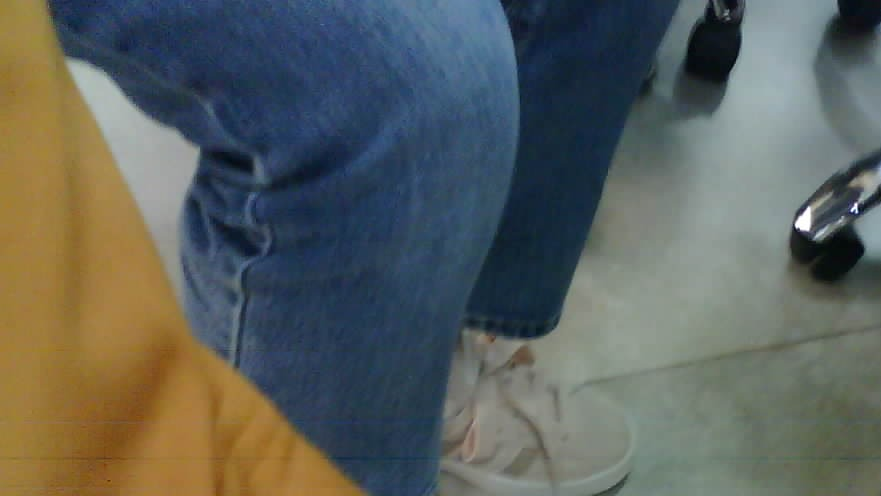
#> input picture File Coba ESP32/1.jpg, 881 x 496 px, found by its file name
$ jupyter execute ImageExtractionPythonSimulation.ipynb
#> lines starting #> are read from the running program, lines starting #| are printed output that depends on the picture; after the words box and inside, x2 and y2 are one past the last pixel; in counts of white or black regions, pixels touching at a corner belong together
##### Metrics for Classification Sticth Fabric Detection
- Accuracy (Most Important)
- F1 Score
- Precision
- Recall
- Time Complexity (Important)
- ROC AUC (Optional)
- Kappa (Optional)
- MCC (Optional)

### Calculation Metrics

- **Confusion Matrix**: Defined as TP (True Positive), FP (False Positive), FN (False Negative), TN (True Negative)

- **Accuracy**: `(TP + TN) / (TP + TN + FN + FP)`

- **Error Rate**: `(FP + FN) / (TP + TN + FN + FP)`

- **Sensitivity (Recall)**: `TP / (TP + FN)`

- **Specificity**: `TN / (TN + FP)`

- **Balanced Accuracy**: `(Sensitivity + Specificity) / 2`

- **Precision**: `TP / (TP + FP)`

- **F1-Score**: `2 * (Precision * Recall) / (Precision + Recall)`

- **Macro**: A type of averaging method for multiclass classification

- **Weighted**: A type of averaging method that takes class imbalance into account

- **ROC AUC**: Area Under the Receiver Operating Characteristic Curve

- **PR AUC**: Area Under the Precision-Recall Curve

[cell 1]
import cv2 												# OpenCV (Requirement For Image Processing)
import numpy as np									# Numpy (Requirement For Special Math Operations Like Matrix Multiplication)
import matplotlib.pyplot as plt					# Matplotlib (Requirement For Plotting Graphs Or Evaluate The Result)
import warnings
warnings.filterwarnings('ignore')					# Ignore Warnings

path = 'validation/1.jpg' 		# Path to the image

image = cv2.imread(path)							# Load the image based on the path
#> image is the input picture: shape (496, 881, 3); mean B, G, R 93.1, 97.3, 92.1

if image is None:
    print("Failed to load image")
else:
	image = cv2.cvtColor(image, cv2.COLOR_BGR2RGB)			# Convert the image to RGB (OpenCV uses BGR)

	plt.imshow(image)									# Display the image

[cell 2]
image = cv2.imread(path, cv2.IMREAD_GRAYSCALE)          # Load image in grayscale
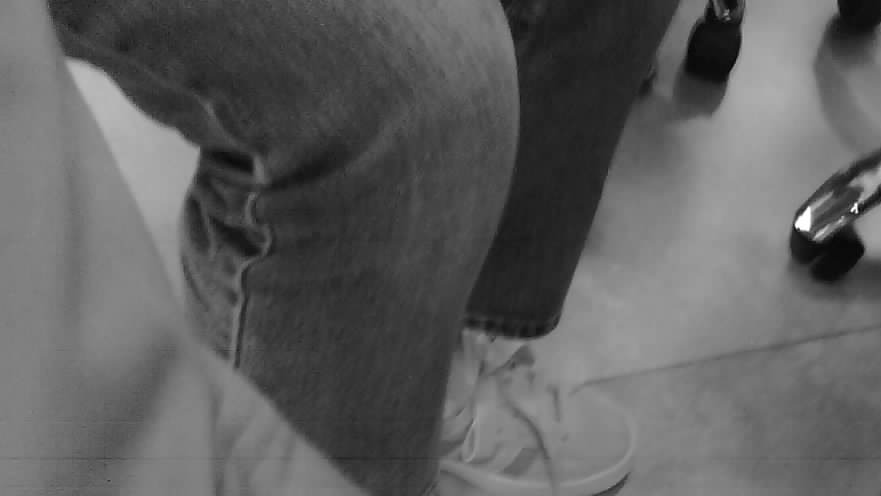
#> image: shape (496, 881); min 4, max 255, mean 95.3

if image is None:
    print("Failed to load image")
else:
    height, width = image.shape[:2] # Get the image resolution (height, width) In Pixels
#> height = 496; width = 881
    print(f'The resolution of the image is {width}x{height} pixels.')
#| The resolution of the image is 881x496 pixels.
    plt.imshow(image, cmap='gray')  # Display the image in grayscale cmap is use because matplotlib uses RGB and OpenCV uses BGR

[cell 3]
# Resize the image into 320x320 pixels
image = cv2.resize(image, (320, 320))
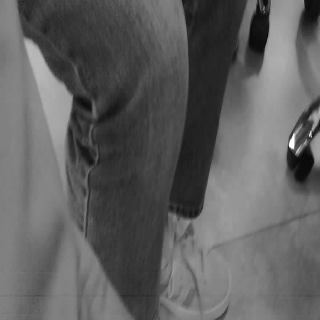
#> image: shape (320, 320); min 7, max 255, mean 95.2

# Display the resized image
plt.imshow(image, cmap='gray')

[cell 4]
import matplotlib.pyplot as plt
import cv2
import numpy as np

# Apply the filters
bilateral_filtered = cv2.bilateralFilter(image, 5, 75, 75) # sigmaColor = 75, sigmaSpace = 75
gaussian_blurred = cv2.GaussianBlur(image, (5,5), 0) # sigmaX = 0
median_blurred = cv2.medianBlur(image, 5) # ksize = 5

# Apply thresholding
_, thresholded = cv2.threshold(image, 90, 255, cv2.THRESH_BINARY)
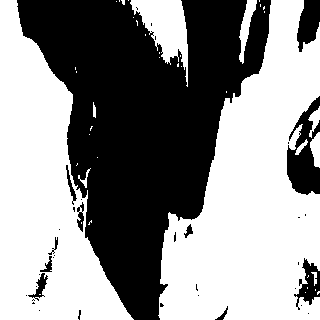
#> thresholded: shape (320, 320); 55.8% white; 37 black regions (26 under 20 px), largest, box (x1, y1, x2, y2) and area: (17, 0, 271, 320) 41204, (287, 96, 320, 195) 1848, (297, 0, 320, 52) 815
_, bilateral_thresholded = cv2.threshold(bilateral_filtered, 0, 255, cv2.THRESH_BINARY+cv2.THRESH_OTSU)
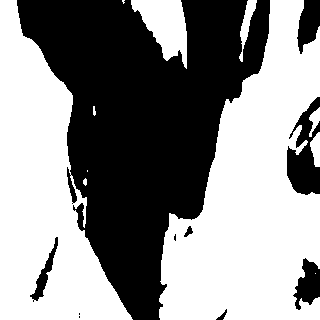
#> bilateral_thresholded: shape (320, 320); 55% white; 10 black regions (3 under 20 px), largest, box (x1, y1, x2, y2) and area: (17, 0, 270, 320) 42025, (287, 97, 320, 195) 1854, (297, 0, 320, 54) 830
_, gaussian_thresholded = cv2.threshold(gaussian_blurred, 0, 255, cv2.THRESH_BINARY+cv2.THRESH_OTSU)
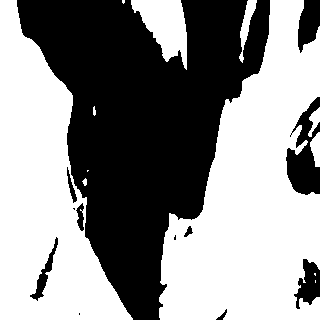
#> gaussian_thresholded: shape (320, 320); 55.3% white; 12 black regions (3 under 20 px), largest, box (x1, y1, x2, y2) and area: (17, 0, 270, 320) 41657, (286, 97, 320, 195) 1833, (298, 0, 320, 53) 822
_, median_thresholded = cv2.threshold(median_blurred, 0, 255, cv2.THRESH_BINARY+cv2.THRESH_OTSU)
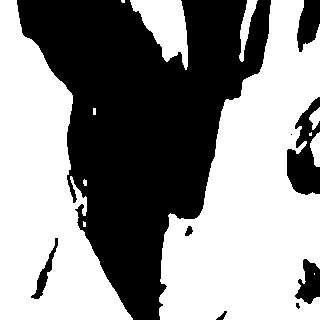
#> median_thresholded: shape (320, 320); 55.4% white; 9 black regions (2 under 20 px), largest, box (x1, y1, x2, y2) and area: (17, 0, 271, 320) 41797, (287, 97, 320, 195) 1847, (297, 0, 320, 52) 828

# Apply Canny edge detection
canny = cv2.Canny(image, 240, 250)
#> canny: shape (320, 320); 0.83% white in thin lines or dots
bilateral_canny = cv2.Canny(bilateral_filtered, 240, 250)
#> bilateral_canny: shape (320, 320); 0.48% white in thin lines or dots, all inside (x1, y1, x2, y2) = (28, 0, 320, 219)
gaussian_canny = cv2.Canny(gaussian_blurred, 240, 250)
#> gaussian_canny: shape (320, 320); 0.41% white in thin lines or dots, all inside (x1, y1, x2, y2) = (29, 0, 319, 219)
median_canny = cv2.Canny(median_blurred, 240, 250)
#> median_canny: shape (320, 320); 0.64% white in thin lines or dots

# Apply the dilation operation
kernel = np.ones((5,5), np.uint8)
canny = cv2.dilate(canny, kernel, iterations=1)
#> canny: shape (320, 320); 4.7% white; 19 white regions, largest, box (x1, y1, x2, y2) and area: (284, 101, 320, 170) 1399, (246, 0, 273, 76) 790, (23, 34, 75, 137) 773
bilateral_canny = cv2.dilate(bilateral_canny, kernel, iterations=1)
#> bilateral_canny: shape (320, 320); 2.8% white; 10 white regions, largest, box (x1, y1, x2, y2) and area: (284, 106, 320, 168) 1047, (26, 36, 60, 82) 373, (259, 7, 273, 70) 351
gaussian_canny = cv2.dilate(gaussian_canny, kernel, iterations=1)
#> gaussian_canny: shape (320, 320); 2.4% white; 12 white regions, largest, box (x1, y1, x2, y2) and area: (284, 127, 317, 167) 574, (27, 37, 60, 82) 364, (260, 9, 273, 67) 322
median_canny = cv2.dilate(median_canny, kernel, iterations=1)
#> median_canny: shape (320, 320); 3.6% white; 11 white regions, largest, box (x1, y1, x2, y2) and area: (284, 103, 320, 169) 1175, (23, 34, 75, 137) 771, (257, 0, 273, 75) 425

# Apply the erosion operation
canny = cv2.erode(canny, kernel, iterations=1)
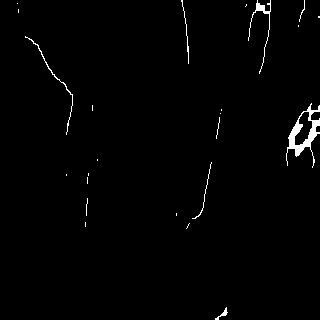
#> canny: shape (320, 320); 1.2% white; 24 white regions (16 under 20 px), largest, box (x1, y1, x2, y2) and area: (286, 103, 320, 168) 621, (248, 0, 271, 74) 198, (25, 36, 73, 135) 145
bilateral_canny = cv2.erode(bilateral_canny, kernel, iterations=1)
#> bilateral_canny: shape (320, 320); 0.68% white; 17 white regions (9 under 20 px), largest, box (x1, y1, x2, y2) and area: (286, 129, 315, 166) 241, (308, 120, 320, 142) 130, (28, 38, 58, 80) 69
gaussian_canny = cv2.erode(gaussian_canny, kernel, iterations=1)
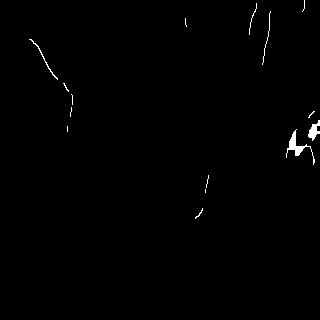
#> gaussian_canny: shape (320, 320); 0.6% white; 15 white regions (10 under 20 px), largest, box (x1, y1, x2, y2) and area: (286, 129, 315, 165) 218, (308, 120, 320, 141) 127, (29, 39, 58, 80) 68, (262, 11, 271, 65) 54, (249, 3, 257, 35) 34
median_canny = cv2.erode(median_canny, kernel, iterations=1)
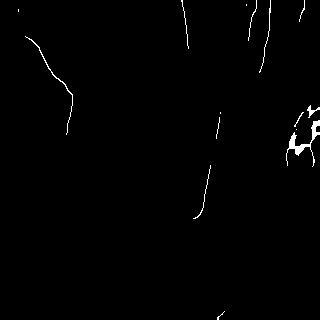
#> median_canny: shape (320, 320); 0.84% white; 15 white regions (5 under 20 px), largest, box (x1, y1, x2, y2) and area: (286, 120, 320, 167) 333, (25, 36, 73, 135) 143, (259, 0, 271, 73) 79

# Plot the images, their histograms, and Canny edge detection results
images = [image, 0, thresholded, canny,
          bilateral_filtered, 0, bilateral_thresholded, bilateral_canny,
          gaussian_blurred, 0, gaussian_thresholded, gaussian_canny,
          median_blurred, 0, median_thresholded, median_canny]

titles = ['Original Image','Histogram','Global Thresholding (v=90)','Canny Edge Detection',
          'Bilateral Filtered Image','Histogram',"Bilateral Thresholding sigmaColor & sigmaSpace = 75",'Bilateral Canny Edge Detection',
          'Gaussian Blurred Image','Histogram',"Gaussian Thresholding sigma = 0",'Gaussian Canny Edge Detection',
          'Median Blurred Image','Histogram',"Median Thresholding ksize = 5",'Median Canny Edge Detection']

plt.figure(figsize=(16, 16))

for i in range(4):
    plt.subplot(4,4,i*4+1),plt.imshow(images[i*4],'gray')
    plt.title(titles[i*4], fontsize=8), plt.xticks([]), plt.yticks([])
    plt.subplot(4,4,i*4+2),plt.hist(images[i*4].ravel(),256)
    plt.title(titles[i*4+1], fontsize=8), plt.xticks([]), plt.yticks([])
    plt.subplot(4,4,i*4+3),plt.imshow(images[i*4+2],'gray')
    plt.title(titles[i*4+2], fontsize=8), plt.xticks([]), plt.yticks([])
    plt.subplot(4,4,i*4+4),plt.imshow(images[i*4+3],'gray')
    plt.title(titles[i*4+3], fontsize=8), plt.xticks([]), plt.yticks([])

plt.tight_layout()
plt.show()
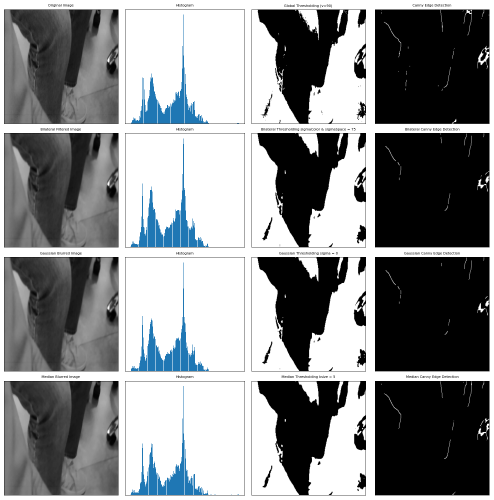
#> figure drawn by matplotlib, 16 panels
